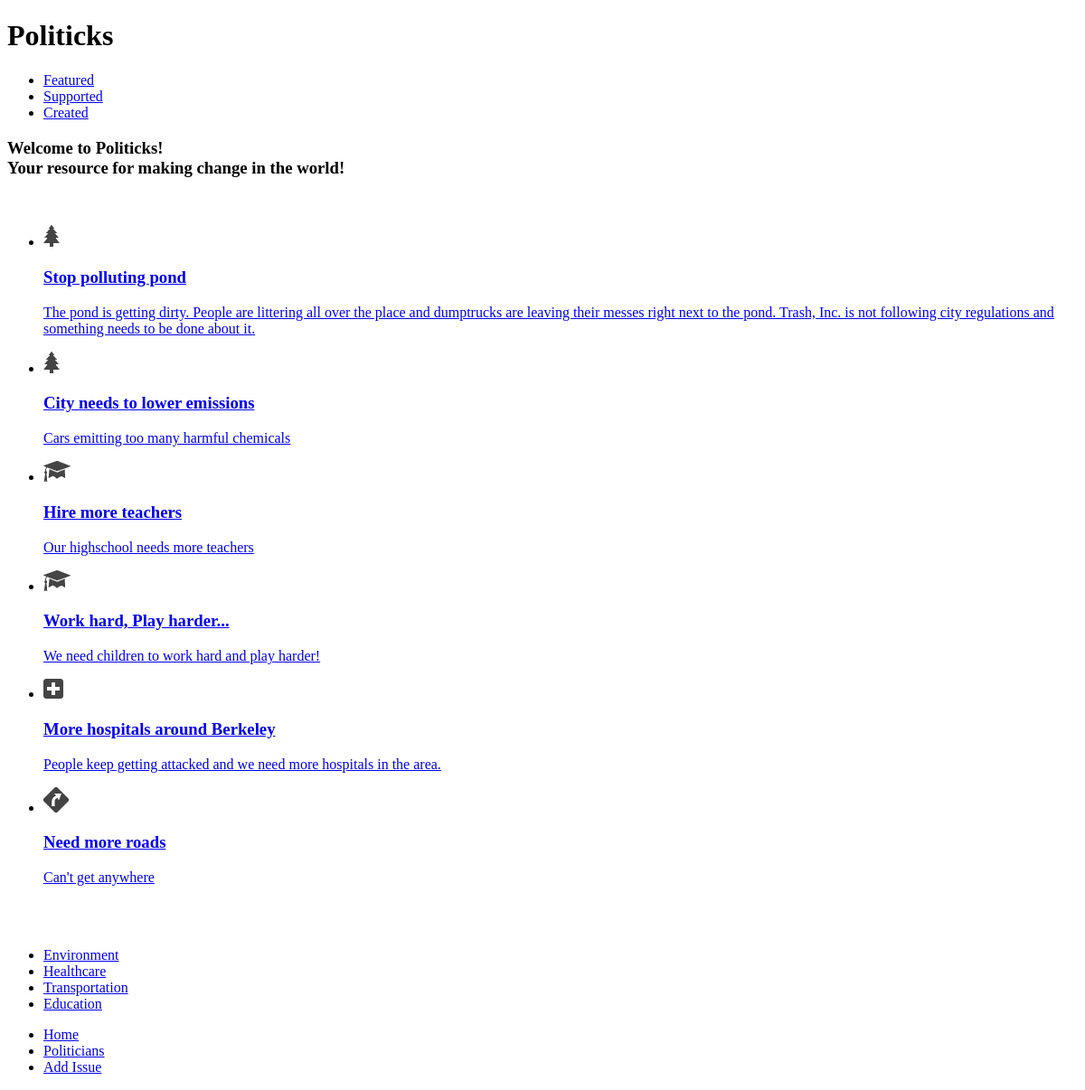
The page / (signed in) on the database its author committed.
### tables this page shows
CREATE TABLE IF NOT EXISTS `issues` (
  `id` int(11) NOT NULL AUTO_INCREMENT,
  `name` tinytext NOT NULL,
  `description` text,
  `funding` double NOT NULL DEFAULT '0',
  `likes` int(11) NOT NULL DEFAULT '0',
  `category_id` int(11) NOT NULL,
  `user_id` int(11) NOT NULL,
  `image` varchar(100) NOT NULL,
  PRIMARY KEY (`id`)
);

CREATE TABLE IF NOT EXISTS `categories` (
  `id` int(11) NOT NULL AUTO_INCREMENT,
  `name` tinytext NOT NULL,
  `icon` varchar(75) NOT NULL,
  PRIMARY KEY (`id`)
);

### index.php (the view, shortened to what this page needs)
<?php include_once("header.php") ?>
	<div data-role="content">
		<div data-role="navbar">
		<ul>
			<li><a href="index.php" data-theme="c">Featured</a></li>
			<li><a href="supportedissues.php" data-theme="c">Supported</a></li>
			<li><a href="createdissues.php" data-theme="c">Created</a></li>
		</ul>
		</div>
		<h3> Welcome to Politicks! <br /> Your resource for making change in the world! </h3>
		<br />
<?php
	if(isset($_GET["category"])){
		$query = sprintf("select *, issues.id as iid, issues.name as iname from issues, categories where issues.category_id = '%s' and categories.id = '%s'", mysql_real_escape_string($_GET["category"]), mysql_real_escape_string($_GET["category"]));
		$output = "<a href=\"index.php\" data-role=\"button\" data-theme=\"b\">View All Issues</a>";
	}else{
		$query = "select *, issues.id as iid, categories.id as cid, issues.name as iname, categories.name as cname from issues,categories where issues.category_id = categories.id";
	}
	$result = mysql_query($query);
	$issues = "";
	$issuesgrid = "";
	while ($row=mysql_fetch_array($result)) {
	    $id = $row["iid"];
	    $name = $row["iname"];
	    $description = $row["description"];
	    $icon = $row["icon"];
	    $issues .= "<li><a href=\"issues.php?id=".$id."\">".
				"<img src=\"".$icon."\" />".
				"<h3>".$name."</h3>".
				"<p>".$description."</p>".
				"</a>".
				"</li>";
	}
	$query = "select * from categories";
	$result = mysql_query($query);
	while ($row=mysql_fetch_array($result)){
		$issuesgrid .= "<li><a href=\"index.php?category=".$row["id"]."\" id=\"".$row["name"]."\" data-icon=\"custom\" data-theme=\"c\">".$row["name"]."</a></li>";
	}
?>
		<div class="content-primary">
		<ul data-role="listview" data-split-icon="arrow-r" data-theme="c" data-split-theme="d" data-filter="true" data-filter-placeholder="Search Issues...">
			<?= $issues; ?>
		</ul>
		<br />
		<br />
		<div data-role="footer" class="nav-glyphish-example">
			<div data-role="navbar" class="nav-glyphish-example" data-grid="a">
			<ul>
				<?= $issuesgrid; ?>
			</ul>
			</div>
		</div>
		</div>
	</div>
<?php include_once("footer.php") ?>

### rows shown on the page
issues: category.icon (picture), name "Stop polluting pond", description "The pond is getting dirty. People are littering all over the place and dumptrucks are leaving their messes right next to the pond. Trash, Inc. is not following city regulations and something needs to be done about it."
issues: category.icon (picture), name "City needs to lower emissions", description "Cars emitting too many harmful chemicals"
issues: category.icon (picture), name "Hire more teachers", description "Our highschool needs more teachers"
issues: category.icon (picture), name "Work hard, Play harder...", description "We need children to work hard and play harder!"
issues: category.icon (picture), name "More hospitals around Berkeley", description "People keep getting attacked and we need more hospitals in the area."
issues: category.icon (picture), name "Need more roads", description "Can't get anywhere"
categories: name "Environment"
categories: name "Healthcare"
categories: name "Transportation"
categories: name "Education"
